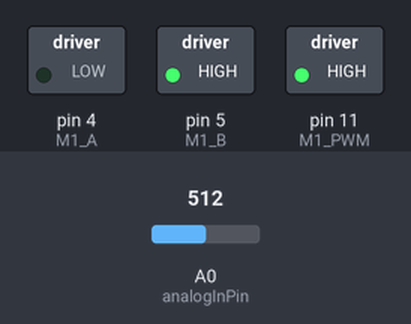
This sketch was run on a simulated Arduino Uno, built with avr-gcc and run on an emulated ATmega328P. Shown: switched loads named in the sketch (green lamp = pin HIGH). The test bench sets the inputs (shaded band); at power-on: A0 (analogInPin) = 512. What the sketch prints to the serial monitor is not drawn.

Above: at 0.1 s.
Timing chart, 0 to 1.6 s (numbered marks = the images above):
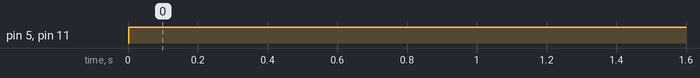

Measured:
- by itself, pin 5 (M1_B), pin 11 (M1_PWM): LOW → HIGH at 0.00 s

The sketch:

Mechatronic_steering_v2.ino
```cpp
/*
  Mechatronic Steering Mark2
  The angular displacement of the steering wheel in is measured by the potentiometer meshed with the front rack and pinion assembly. The calibrated
  range of values are then mapped to the calculated range of angular displacement of the motor controlling the rear steering assembly. Feedback from another rack and pinion
  assembly controls the motion of the motor

  Circuit:
  The motor control pins are connected to arduino pins 4 and 5. The PWM pin is connected to the pin 3 for speed control. The feedback from
  the potentiometer meshed with the rear pinion is connected to analog pin A0.The feedback from the potentiometer meshed with the front pinion is connected to analog pin A1.
  Input Power supply Controller : 12V
  Input Power supply Motor : 12V
  Power supply voltage to potentiomters: 5V
  Analog Refernce voltage: 5V

  Created: 5 May. 2014
  Modified: 7 May 2014
  By: Yash Manian
 */


//Motor control variables
int M1_A = 4;    // IN2
int M1_PWM = 11; //PWM
int M1_B = 5; // IN1

// variable to store speed value
int speed_val = 255;

//variables to store analog feedback
const int analogInPin = A0;
double sensorValue = 0;

//Servo command variable
double inputAngle;


int potpin = A1;  // analog pin used to connect the potentiometer
int val;    // variable to read the value from the analog pin

void setup()
{
 // Start serial monitor at 9600 bps
  Serial.begin(9600);

  // declare outputs
  pinMode(M1_A, OUTPUT);
  pinMode(M1_PWM, OUTPUT);
  pinMode(M1_B, OUTPUT);


  // turn motor off by default
  M1_stop();

}

void loop()
{
  val = analogRead(potpin);            // reads the value of the potentiometer (value between 0 and 1023)
  val = map(val, 100, 283, 0, 695);     // scale it to use it with the servo (value between 0 and 180)
  ServoCommand(val);
  delay(15);                           // waits for the servo to get there
}

void ServoCommand(double inputAngle)
{
sensorValue = analogRead(analogInPin);

double currAngle = map(analogInPin,106,283,0,695); //explained below....

//map values from adc, after pinion has been meshed
//to motor shaft angles of 0 to 695 degrees

//make sure the ordered angle is within limits(0 to 695 degrees)

inputAngle = constrain(inputAngle,0,695);

while (abs(inputAngle - currAngle) > 15) //there is a posn error. error tolerance = 15 degrees
{
sensorValue = analogRead(analogInPin);

double currAngle = map(analogInPin,106,283,0,695);

if (inputAngle > currAngle)
{
//turn right
Serial.print("Current:");
Serial.print(currAngle);
Serial.print(",Order:");
Serial.print(inputAngle);
Serial.println(",Turning Right");
M1_forward(speed_val);
delay(25);
}
else
{
//turn left
Serial.print("Current:");
Serial.print(currAngle);
Serial.print(",Order:");
Serial.print(inputAngle);
Serial.println(",Turning Left");
M1_reverse(speed_val);
delay(25);
}

}

M1_stop(); //if there is no error, stop the motor

}

void ServoPosition(double inputAngle)
{
sensorValue = analogRead(analogInPin);

double currAngle = map(analogInPin,283,106,0,695);

Serial.print("Ordered Angle:");
Serial.print(inputAngle);
Serial.print(" ,Position:");
Serial.println(currAngle);

delay(50);
}

/////////// motor functions ////////////////

void M1_reverse(int x)
{
digitalWrite(M1_B, LOW);
digitalWrite(M1_A, HIGH);
analogWrite(M1_PWM, x);
}

void M1_forward(int x)
{
digitalWrite(M1_A, LOW);
digitalWrite(M1_B, HIGH);
analogWrite(M1_PWM, x);
}

void M1_stop()
{
digitalWrite(M1_B, LOW);
digitalWrite(M1_A, LOW);
digitalWrite(M1_PWM, LOW);
}
```
